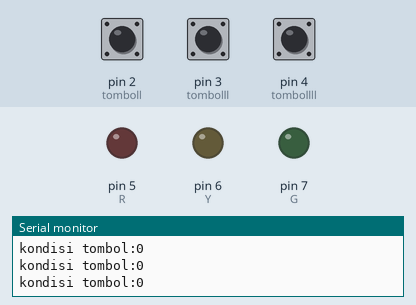
The sketch below on a simulated Arduino Uno, built with avr-gcc and run on an emulated ATmega328P. Parts: output pins drawn as LEDs (lit = HIGH), the last lines printed to the serial monitor. The inputs (shaded band) are chosen by the test bench; at power-on: pin 2 (tomboll) LOW, pin 3 (tombolll) LOW, pin 4 (tombollll) LOW.

Above: at 1.2 s.
1.3 s: pin 2 (tomboll) pulled HIGH for 0.15 s
At 1.47 s:
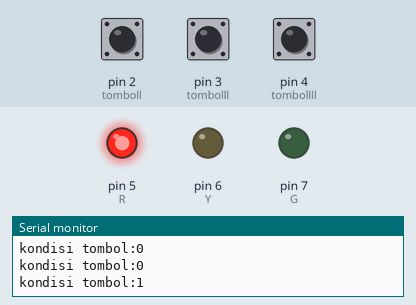
3.0 s: pin 3 (tombolll) pulled HIGH for 0.15 s
At 3.13 s:
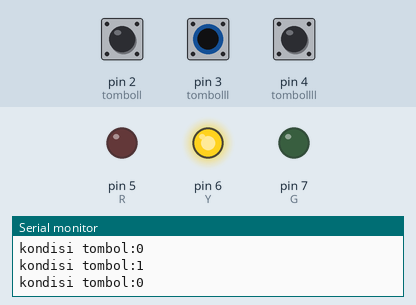
4.6 s: pin 4 (tombollll) pulled HIGH for 0.15 s
At 4.73 s:
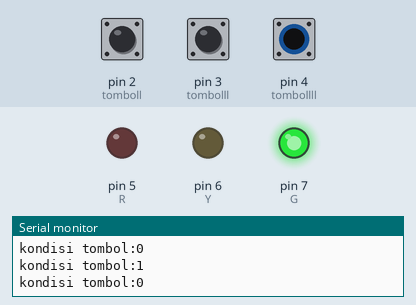
6.3 s: pin 4 (tombollll) pulled HIGH for 3.2 s
At 10.2 s:
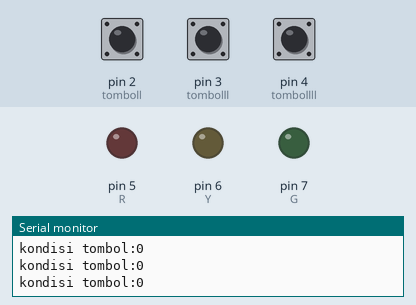
12.5 s: pin 2 (tomboll) pulled HIGH for 3.2 s
At 13.7 s:
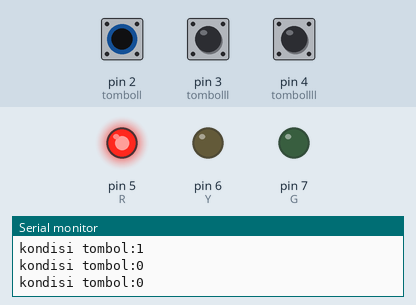
17.2 s: pin 2 (tomboll) driven HIGH and pin 3 (tombolll) driven HIGH
At 17.9 s:
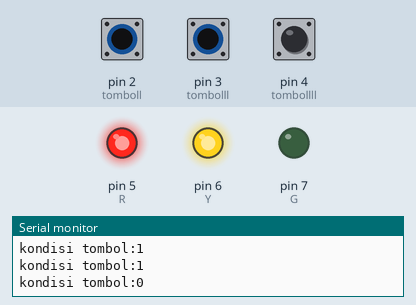
Timing chart, 0 to 19.7 s (numbered marks = the images above; inputs shaded):
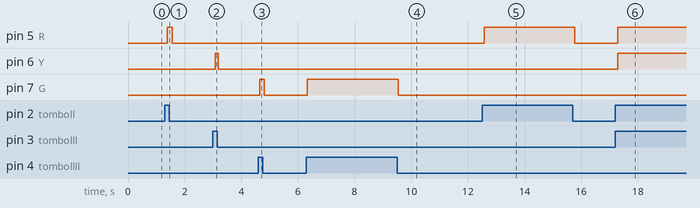

Measured:
- after the input at 1.3 s, pin 5 (R): LOW → HIGH after 0.09 s, → LOW 0.17 s later
- after the input at 3.0 s, pin 6 (Y): LOW → HIGH after 0.08 s, → LOW 0.11 s later
- after the input at 4.6 s, pin 7 (G): LOW → HIGH after 0.05 s, → LOW 0.17 s later
- after the input at 6.3 s, pin 7 (G): LOW → HIGH at once, → LOW 3.2 s later
- after the input at 12.5 s, pin 5 (R): LOW → HIGH after 0.07 s, → LOW 3.2 s later
- after the input at 17.2 s, pin 5 (R), pin 6 (Y): LOW → HIGH after 0.09 s

The sketch:

1.BUTTON_KUNCI.ino
```cpp
int tomboll=2;
int tombolll=3;
int tombollll=4;
int R=5;
int Y=6;
int G=7;

void setup() {
  Serial.begin(9600);
  pinMode(tomboll,INPUT);
  pinMode(tombolll,INPUT);
   pinMode(tombollll,INPUT);
  pinMode(R,OUTPUT);
  pinMode(Y,OUTPUT);
  pinMode(G,OUTPUT);


}

void loop() {
  int bacatomboll=digitalRead(tomboll);
  Serial.println("kondisi tombol:" +String(bacatomboll));
  int bacatombolll=digitalRead(tombolll);
  Serial.println("kondisi tombol:" +String(bacatombolll));
  int bacatombollll=digitalRead(tombollll);
  Serial.println("kondisi tombol:" +String(bacatombollll));

  if(bacatomboll==1){
  digitalWrite(R,HIGH);
  }else{
  if(bacatomboll==0)
   digitalWrite(R,LOW);
  }
   if(bacatombolll==1){
  digitalWrite(Y,HIGH);
  }else{
    if(bacatombolll==0)
   digitalWrite(Y,LOW);
  }
   if(bacatombollll==1){
  digitalWrite(G,HIGH);
  }else{
    if(bacatombollll==0)
   digitalWrite(G,LOW);
  }

}
```
